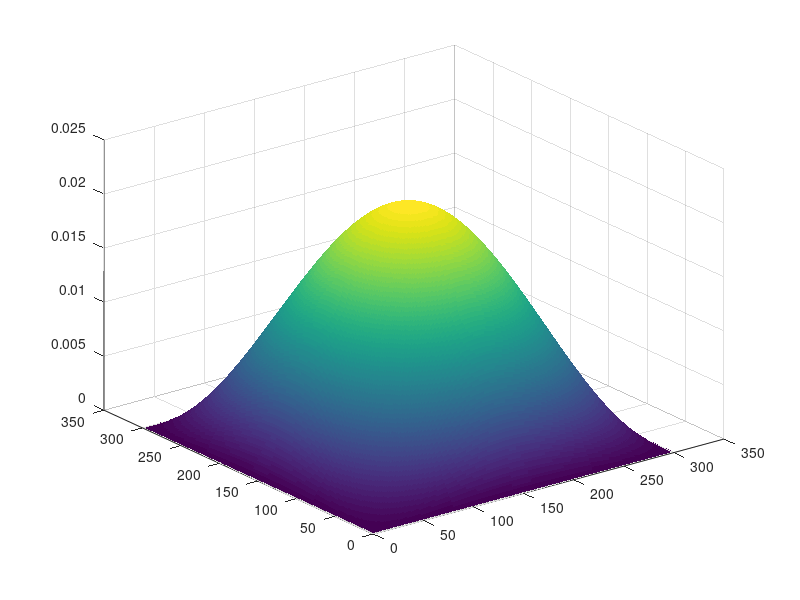

Reproduce this figure in MATLAB.

%implicit LOD method to solve the heat equation part for both equations.
%seems to work. Did not compare with the known solution so far.

%% load parameters.
Dn    = 0.1;
length = 3;
tend = 6;

dt = 0.005;
J = 301;
idx = 2:(J-1);

dx = length/J
dy = dx;
mu = (dt/(dx^2));

steps = floor(tend/dt)

%there are only cells at the center.
[x,y] = meshgrid(linspace(0,1,J));
N = 15*(x - x.^2).*(y-y.^2).*exp(-50 .*((x - 0.5).^2 + (y - 0.5).^2 ));

%N = 0.*x + 0.*y;
%N((J/2-10):(J/2+10),(J/2-10):(J/2+10)) = 1;
Nint = N;

stepMat1 = toeplitz([(1 + mu) -0.5*mu zeros(1,J-4)],...
             [(1 + mu) -0.5*mu zeros(1,J-4)]);
stepMat2 = toeplitz([(1 - mu) 0.5*mu zeros(1,J-4)],...
             [(1 - mu) 0.5*mu zeros(1,J-4)]);


%% start computations:
for t = 1:200
  %for i = 2:(J-1)  
    %boundary condtiotions are always zero!
    Nint(idx,idx) = inv(stepMat1)*(stepMat2*N(idx,idx));
    N(idx,idx) = inv(stepMat1)*(stepMat2*Nint(idx,idx)');  
  %end
    
end 
surf(N);shading('flat');